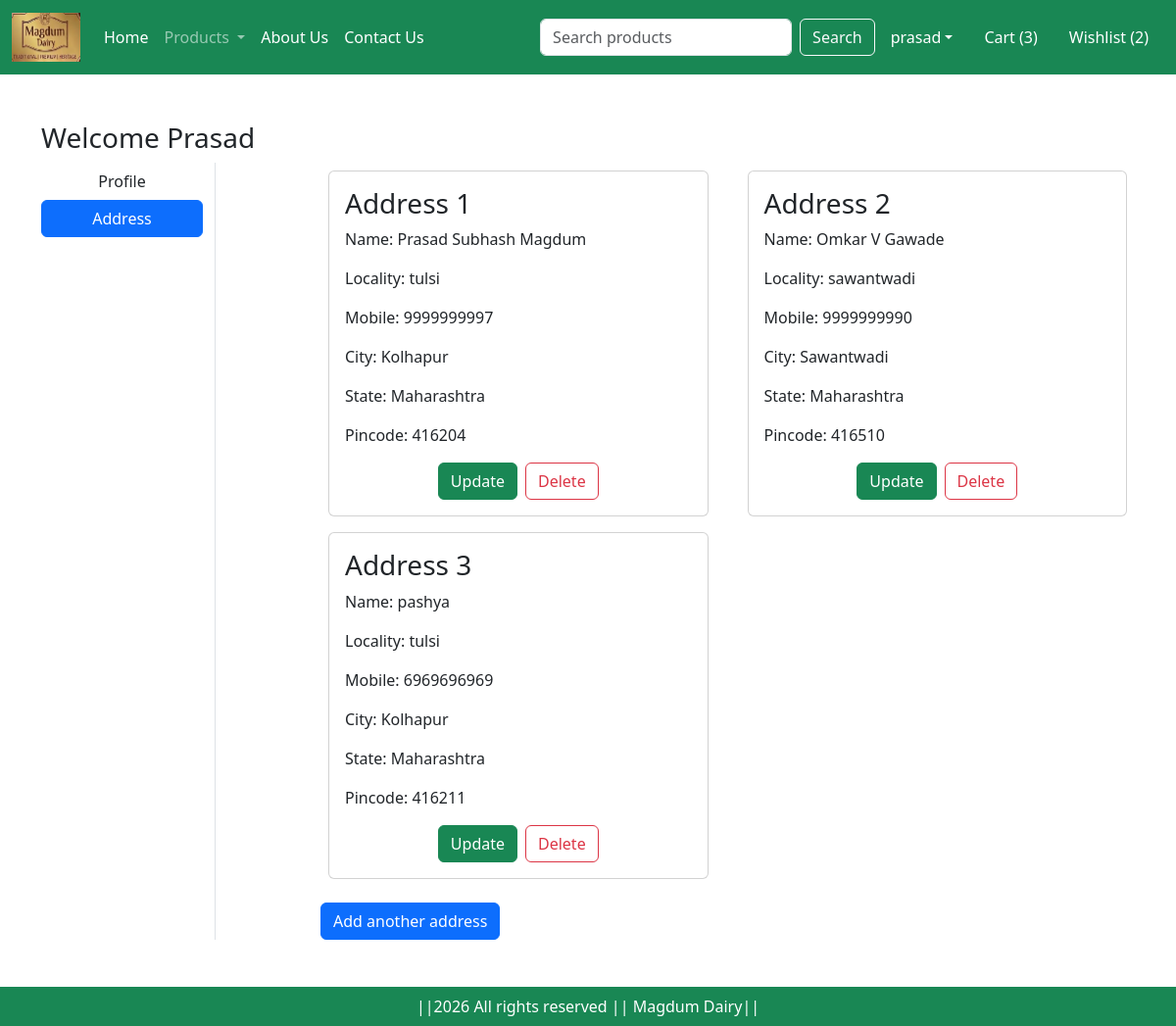
The page /address/ (signed in) on the database its author committed.
### app/models.py (models this page shows, shortened)
class Customer(models.Model):
    user = models.ForeignKey(User , on_delete=models.CASCADE)
    name= models.CharField(max_length=200)
    locality = models.CharField(max_length=200)
    city = models.CharField(max_length=50)
    mobile = models.CharField(max_length=16)
    zipcode = models.CharField(max_length=10)
    state =  models.CharField(choices=STATE_CHOICES, max_length=100)

### app/views.py (the view)
# urls.py: path("address/", views.address, name="address"),
@login_required
def address(request):
    add = Customer.objects.filter(user=request.user)
    return render(request, 'app/address.html', locals())

### app/context_processors.py (called while the page is built)
def cart_count(request):
    count = 0
    wishlist_count = 0
    if request.user.is_authenticated:
        count = Cart.objects.filter(user=request.user).values_list('quantity', flat=True)
        count = sum(count)
        wishlist_count = WishlistItem.objects.filter(user=request.user).count()
    return {'cart_count': count, 'wishlist_count': wishlist_count}

### app/templates/app/address.html (shortened to what this page needs)
{% extends 'app/base.html' %}
{% load static %}
{% block main-content %}
<div class="container my-5">
  <div class="row">
    <h3>Welcome <span class="text-capitalize">{{ request.user }}</span></h3>
    <div class="col-sm-2 border-end">
      <ul class="list-unstyled">
        <li class="d-grid"><a href="{% url 'profile' %}" class="btn ">Profile</a></li>
        <li class="d-grid"><a href="{% url 'address' %}" class="btn btn-primary">Address</a></li>
      </ul>
    </div>
    <div class="col-sm-9 offset-sm-1">
      <div class="row">
        {% for ad in add %}
          <div class="col-sm-6">
            <div class="card m-2">
              <div class="card-body">
                <h3>Address {{ forloop.counter }}</h3>
                <p>Name: {{ ad.name }}</p>
                <p>Locality: {{ ad.locality }}</p>
                <p>Mobile: {{ ad.mobile }}</p>
                <p>City: {{ ad.city }}</p>
                <p>State: {{ ad.get_state_display }}</p>
                <p>Pincode: {{ ad.zipcode }}</p>
                <div class="d-flex justify-content-center gap-2">
                  <a href="{% url 'updateAddress' pk=ad.id %}" class="btn btn-success">Update</a>
                  <form method="post" action="{% url 'delete-address' ad.id %}" onsubmit="return confirm('Delete this delivery address?');">
                    <button type="submit" class="btn btn-outline-danger">Delete</button>
                  </form>
                </div>
              </div>
            </div>
          </div>
        {% empty %}
          <div class="col-12">
            <p>You haven't saved a delivery address yet.</p>
            <a class="btn btn-primary" href="{% url 'profile' %}">Add an address</a>
          </div>
        {% endfor %}
      </div>
      {% if add %}
        <a class="btn btn-primary mt-3" href="{% url 'profile' %}">Add another address</a>
      {% endif %}
    </div>
  </div>
</div>
{% endblock main-content %}

### app/templates/app/base.html (shortened to what this page needs)
<!DOCTYPE html>
{% load static %}
<html lang="en">
<head>
    <link href="https://cdn.jsdelivr.net/npm/bootstrap@5.3.3/dist/css/bootstrap.min.css"
    rel="stylesheet"
>
    <link rel="stylesheet" href="{% static 'app/css/owl.carousel.min.css' %}"/>
    <link rel="stylesheet"href="{% static 'app/css/all.min.css'%}"/>
    <link rel="stylesheet"href="{% static 'app/css/style.css'%}"/>
</head>
<body>
    <nav class="navbar navbar-expand-lg navbar-dark bg-success">
        <div class="container-fluid">
          <a class="navbar-brand" href="{% url 'home' %}">
            <img src="{% static 'app/images/product/Neel.png' %}" width="70" height="50" alt="Magdum Dairy">
          </a>
          <div class="collapse navbar-collapse" id="navbarSupportedContent">
            <ul class="navbar-nav me-auto mb-2 mb-lg-0">
              <li class="nav-item">
                <a class="nav-link active" aria-current="page" href="{% url 'home' %}">Home</a>
              </li>
              <li class="nav-item dropdown">
                <a class="nav-link dropdown-toggle" href="#" role="button" data-bs-toggle="dropdown" aria-expanded="false">
                  Products
                </a>
              </li>
              <li class="nav-item">
                <a class="nav-link text-white" href="{% url 'about' %}">About Us</a>
              </li>
              <li class="nav-item">
                <a class="nav-link text-white" href="{% url 'contact' %}">Contact Us</a>
              </li>
            </ul>
            <form class="d-flex" role="search" method="get" action="{% url 'product-search' %}">
              <input class="form-control me-2" type="search" name="q" value="{{ request.GET.q }}" placeholder="Search products" aria-label="Search products">
              <button class="btn btn-outline-light" type="submit">Search</button>
            </form>
          </div>
          <ul class="navbar-nav mb-2 mb-lg-0">
            {% if request.user.is_authenticated %}
            <li class="nav-item dropdown mx-2">
                <a class="nav-link dropdown-toggle text-white" href="#"
                id="profileDropdown" role="button" data-bs-toggle="dropdown"
                aria-expanded="false">{{ request.user.get_short_name|default:request.user.username }}</a>
            </li>
            <li class="nav-item mx-2">
                <a href="{% url 'showcart' %}" class="nav-link text-white">Cart ({{ cart_count }})</a>
            </li>
            <li class="nav-item mx-2">
                <a href="{% url 'wishlist' %}" class="nav-link text-white">Wishlist ({{ wishlist_count }})</a>
            </li>
            {% endif %}
          </ul>
        </div>
      </nav>
      {%block main-content%}{%endblock main-content%}
      <footer class="container-fluid bg-success text-center text-white p-2 mt-5">
         ||{% now "Y" %} All rights reserved || Magdum Dairy||
      </footer>
</body>
</html>

### rows shown on the page
Customer: name "Prasad Subhash Magdum", locality "tulsi", mobile "9999999997", city "Kolhapur", state "Maharashtra", zipcode "416204"
Customer: name "Omkar V Gawade", locality "sawantwadi", mobile "9999999990", city "Sawantwadi", state "Maharashtra", zipcode "416510"
Customer: name "pashya", locality "tulsi", mobile "6969696969", city "Kolhapur", state "Maharashtra", zipcode "416211"

### other values the page prints
{{ request.user.get_short_name|default:request.user.username }} "prasad"
{{ cart_count }} "3"
{{ wishlist_count }} "2"
{{ request.user }} "Prasad"
